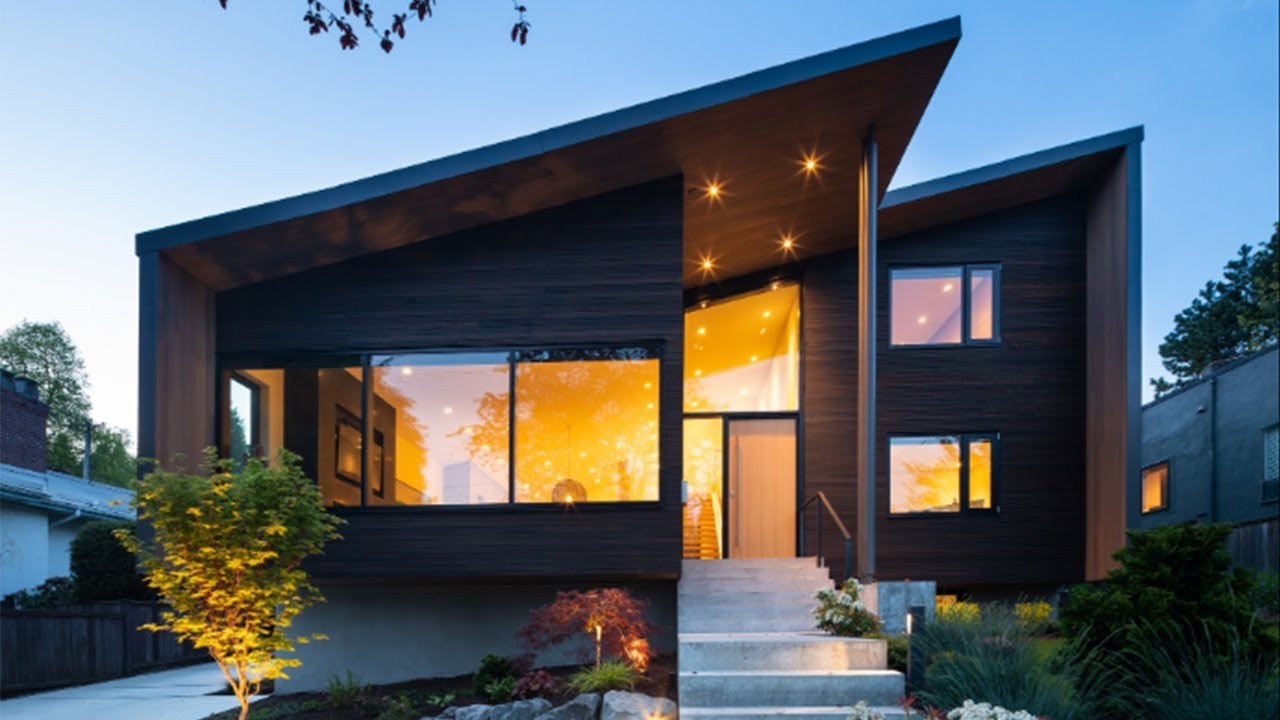
#> input picture data/home.png, 1280 x 720 px, found by its file name
$ python croping.py
#> lines starting #> are read from the running program, lines starting #| are printed output that depends on the picture; after the words box and inside, x2 and y2 are one past the last pixel; in counts of white or black regions, pixels touching at a corner belong together
from cv2 import cv2
import numpy as np

img = cv2.imread('data/home.png')
#> img is the input picture: shape (720, 1280, 3); mean B, G, R 108.3, 101.4, 92.6

print(img.item(100,100,0))
#| 248

print(img.shape)
#| (720, 1280, 3)

print(img.size)
#| 2764800

print(img.dtype)
#| uint8

ball = img[280:340, 330:390]
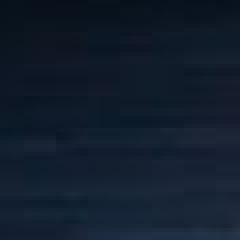
#> ball: shape (60, 60, 3) (shown 4 times larger); mean B, G, R 44.5, 29.1, 17.8

cv2.imshow('old',img)
cv2.imshow('cropped area',ball)

img[273:333, 100:160] = ball
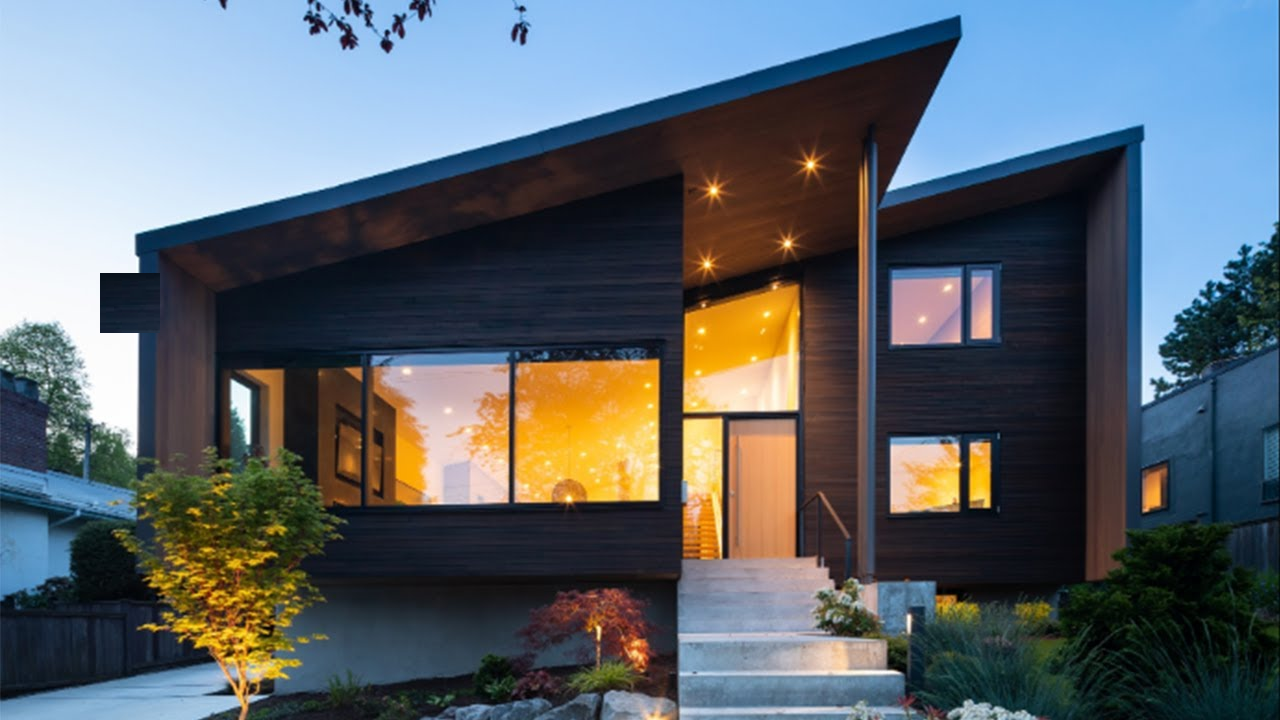
#> img: shape (720, 1280, 3); 0.39% of pixels changed, all inside (x1, y1, x2, y2) = (100, 273, 160, 333)
cv2.imshow('new',img)


cv2.waitKey(0)
cv2.destroyAllWindows()

$ run again, with data/tree.png copied over data/home.png
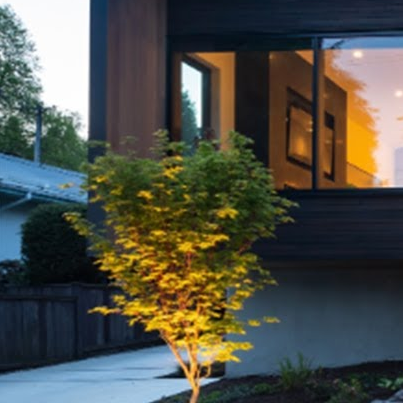
#> input picture data/tree.png, 403 x 403 px, found by its file name
#> img is the input picture: shape (403, 403, 3); mean B, G, R 73.2, 81.3, 80.1
#| 75
#| (403, 403, 3)
#| 487227
#| uint8
#> `ball = img[280:340, 330:390]`:
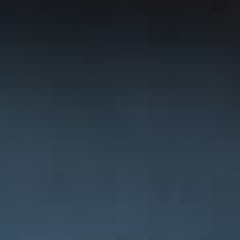
#> ball: shape (60, 60, 3) (shown 4 times larger); mean B, G, R 66.5, 54.7, 41.6
#> `img[273:333, 100:160] = ball`:
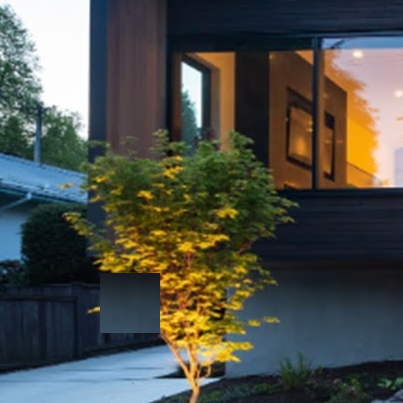
#> img: shape (403, 403, 3); 2.22% of pixels changed, all inside (x1, y1, x2, y2) = (100, 273, 160, 333)

$ run again, with data/me.jpg saved as data/home.png
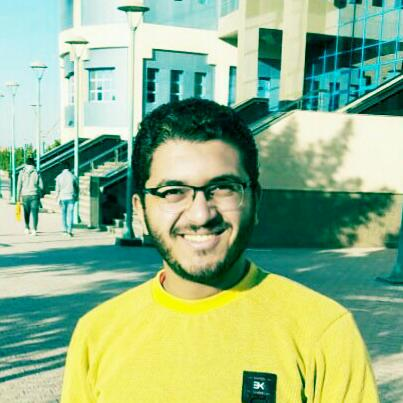
#> input picture data/me.jpg, 403 x 403 px, found by its file name
#> img is the input picture: shape (403, 403, 3); mean B, G, R 138.1, 181.1, 147.6
#| 201
#| (403, 403, 3)
#| 487227
#| uint8
#> `ball = img[280:340, 330:390]`:
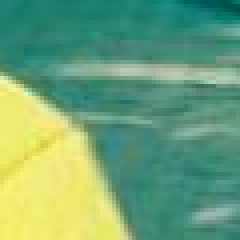
#> ball: shape (60, 60, 3) (shown 4 times larger); mean B, G, R 119.5, 162.4, 111.2
#> `img[273:333, 100:160] = ball`:
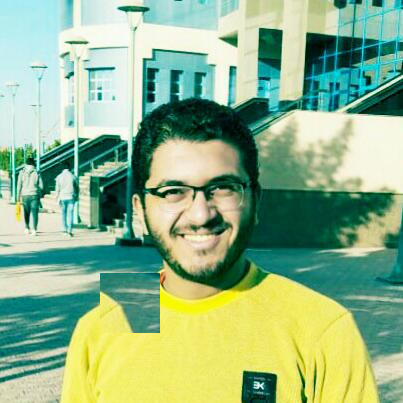
#> img: shape (403, 403, 3); 2.22% of pixels changed, all inside (x1, y1, x2, y2) = (100, 273, 160, 333)
